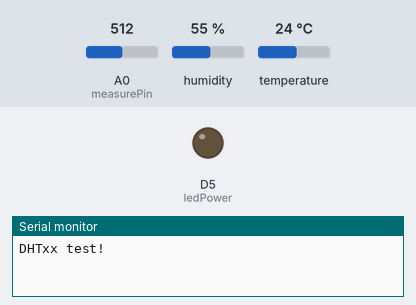
The sketch below on a simulated ESP8266 (NodeMCU). Parts: output pins drawn as LEDs (lit = HIGH), the last lines printed to the serial monitor. The test bench sets the inputs (shaded band); at power-on: A0 (measurePin) = 512, humidity 55 %, temperature 24 °C. WiFi joins after 1.5 s; servers stay silent unless stated.

Above: at 0.1 s.
At 1.9 s:
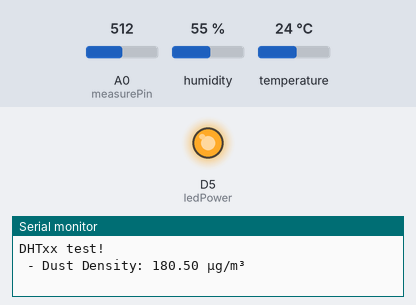
Timing chart, 0 to 3.4 s (numbered marks = the images above):
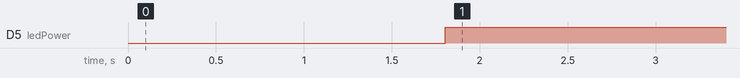

Measured:
- by itself, D5 (ledPower): LOW → HIGH at 1.8 s

The sketch:

esp8266_blynk_error_v5_reset.ino
```cpp
#include "DHT.h"

#define DHTPIN D3     // what digital pin we're connected to
#define DHTTYPE DHT22 // DHT 11
//#define DHTTYPE DHT22 // DHT 22 (AM2302), AM2321
//#define DHTTYPE DHT21 // DHT 21 (AM2301)

#define BLYNK_PRINT Serial // Comment this out to disable prints and save space
#include <ESP8266WiFi.h>
#include <BlynkSimpleEsp8266.h>
DHT dht(DHTPIN, DHTTYPE);
SimpleTimer timer;
char auth[] = "xxxxxxxxxxxxxxxxxxxxxxxxx";

int measurePin = A0;
int ledPower = D5;

int samplingTime = 280;
int deltaTime = 40;
int sleepTime = 9680;

float voMeasured = 0;
float calcVoltage = 0;
float dustDensity = 0;
float d = dustDensity;
float t; // Declare the variables
float h;

void setup()
{
    Serial.begin(9600);
    pinMode(ledPower, OUTPUT);
    Serial.println("DHTxx test!");
    Blynk.begin(auth, "xxxxxxxxx", "xxxxxxxxxxxx", "blynk.honey.co.th", 8080);
    dht.begin();
}

void loop()
{

    Blynk.run();
    timer.run();

    digitalWrite(ledPower, LOW); // power on the LED
    delayMicroseconds(samplingTime);

    voMeasured = analogRead(measurePin); // read the dust value

    delayMicroseconds(deltaTime);
    digitalWrite(ledPower, HIGH); // turn the LED off
    delayMicroseconds(sleepTime);

    // 0 - 3.3V mapped to 0 - 1023 integer values
    // recover voltage
    calcVoltage = voMeasured * (3.3 / 1024);

    dustDensity = 0.17 * calcVoltage - 0.1;


    dustDensity = dustDensity * 1000;
    Serial.print(" - Dust Density: ");
    Serial.print(dustDensity);
    Serial.println(" µg/m³");
    delay(1000);

    Blynk.virtualWrite(V3, dustDensity);

    float h = dht.readHumidity();
    float t = dht.readTemperature();
    float f = dht.readTemperature(true);

    // เช็คถ้าอ่านค่าไม่สำเร็จให้เริ่มอ่านใหม่
    if (isnan(h) || isnan(t) || isnan(f))
    {
        Serial.println("Failed to read from DHT sensor!");
        return;
    }

    Serial.print("Humidity: ");
    Serial.print(h);
    Serial.print(" %\t");
    Serial.print("Temperature: ");
    Serial.print(t);
    Serial.print(" *C ");
    Serial.print(f);
    Serial.print(" *F\t\n");
    Blynk.virtualWrite(V1, t);
    Blynk.virtualWrite(V2, h);
}
```
